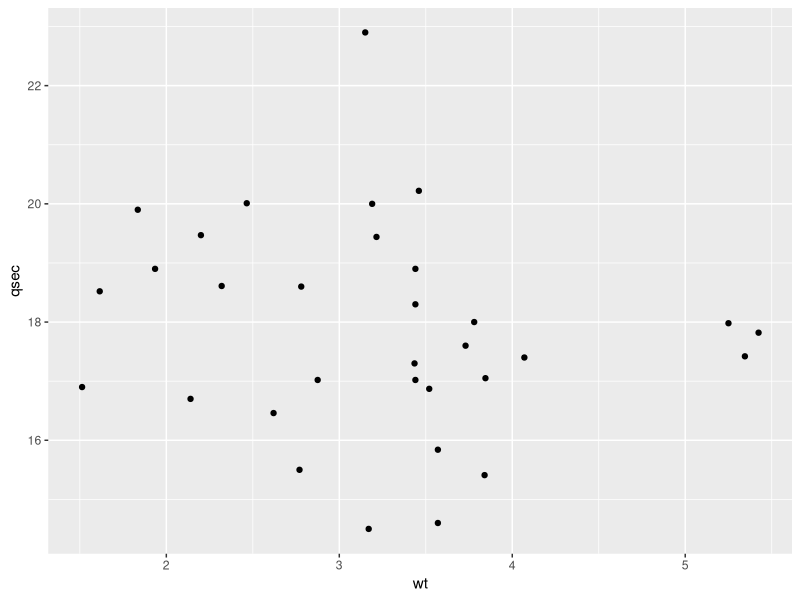

The R source for this figure: (Note: this script raises an error after producing the figure.)
library(ggplot2)
mydata <- mtcars

chart_a <- ggplot(mydata,aes(x=wt,y=qsec)) + geom_point()
chart_a2 <- ggplot(mydata) + geom_point(x=mpg,y=hp)

gauge(mean(mydata$mpg),min=min(mydata$mpg),max=max(mydata$mpg))

mydata <- mtcars
ggplot(mydata) + geom_point(aes(x=wt,y=qsec))

ggplot(mydata) + geom_line(aes(x=mpg,y=hp))

# ```{r}
# mydata = head(mydata, 20)
# # only show the Copy and Print buttons
# datatable(
#   mydata,
#   extensions = 'Buttons', options = list(
#     dom = 'Bfrtip',
#     buttons = c('copy', 'print','csv')
#   )
# )